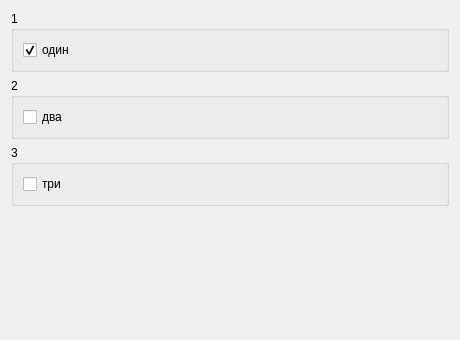
<?xml version="1.0" encoding="UTF-8"?>
<ui version="4.0"><class>Dialog</class><widget class="QDialog" name="Dialog"><property name="geometry"><rect><x>0</x><y>0</y><width>460</width><height>340</height></rect></property><property name="windowTitle"><string>#129 groups/214_three_groups</string></property><layout class="QVBoxLayout" name="verticalLayout"><property name="leftMargin"><number>11</number></property><property name="topMargin"><number>11</number></property><property name="rightMargin"><number>11</number></property><property name="bottomMargin"><number>11</number></property><property name="spacing"><number>6</number></property><item><widget class="QGroupBox" name="g1"><property name="title"><string>1</string></property><layout class="QVBoxLayout" name="g1Layout"><property name="leftMargin"><number>9</number></property><property name="topMargin"><number>9</number></property><property name="rightMargin"><number>9</number></property><property name="bottomMargin"><number>9</number></property><property name="spacing"><number>6</number></property><item><widget class="QCheckBox" name="c1"><property name="text"><string>один</string></property><property name="checked"><bool>true</bool></property></widget></item></layout></widget></item><item><widget class="QGroupBox" name="g2"><property name="title"><string>2</string></property><layout class="QVBoxLayout" name="g2Layout"><property name="leftMargin"><number>9</number></property><property name="topMargin"><number>9</number></property><property name="rightMargin"><number>9</number></property><property name="bottomMargin"><number>9</number></property><property name="spacing"><number>6</number></property><item><widget class="QCheckBox" name="c2"><property name="text"><string>два</string></property><property name="checked"><bool>false</bool></property></widget></item></layout></widget></item><item><widget class="QGroupBox" name="g3"><property name="title"><string>3</string></property><layout class="QVBoxLayout" name="g3Layout"><property name="leftMargin"><number>9</number></property><property name="topMargin"><number>9</number></property><property name="rightMargin"><number>9</number></property><property name="bottomMargin"><number>9</number></property><property name="spacing"><number>6</number></property><item><widget class="QCheckBox" name="c3"><property name="text"><string>три</string></property><property name="checked"><bool>false</bool></property></widget></item></layout></widget></item><item><spacer name="verticalSpacer"><property name="orientation"><enum>Qt::Orientation::Vertical</enum></property><property name="sizeHint" stdset="0"><size><width>40</width><height>20</height></size></property></spacer></item></layout></widget></ui>
